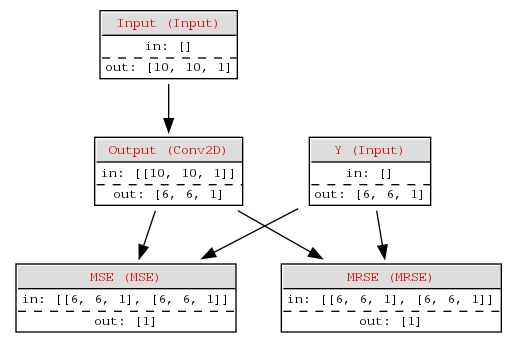

The Python source for this figure:
import sys
import os
import numpy as np
import matplotlib.pylab as plt

sys.path.append(os.path.dirname(__file__)+"../../../")
from scratchnetwork import Network
from scratchnetwork.layers import Input
from scratchnetwork.layers import Conv2D
from scratchnetwork.losses import MSE
from scratchnetwork.metrics import MRSE
from scratchnetwork.optimizers import SGD
from scipy import signal
from scipy import ndimage
from scipy import misc

UNIQUE = True

net = Network()
inputX = net.Node("Input", Input, [10, 10, 1])
inputY = net.Node("Y", Input, [6, 6, 1])

if UNIQUE:
	C = net.Node("Output", Conv2D, 1, (5, 5), (1, 1), 'valid')
else:
	B = net.Node("B", Conv2D, 1, (3, 3), (1, 1), 'valid')
	C = net.Node("Output", Conv2D, 1, (3, 3), (1, 1), 'valid')

L1 = net.Node("MSE", MSE)
M1 = net.Node("MRSE", MRSE)

if UNIQUE:
	inputX.addNext(C)
else:
	inputX.addNext(B)
	B.addNext(C)

L1.addPrev(C)
L1.addPrev(inputY)

M1.addPrev(C)
M1.addPrev(inputY)

net.compile(inputs=[inputX], outputs=[C], losses=[L1], metrics=[M1])
net.plot(os.path.basename(sys.argv[0]).split(".")[0]+".png")

# Llenamos
a = 2*(np.random.rand(1000, 10, 10, 1) - 0.5)
b = np.zeros(shape=(1000, 6, 6, 1))
batch_size = 20

w1 = np.array([[0, 1, 2, 3, 4],[0, 1, 2, 3, 4],[0, 1, 2, 3, 4],[0, 1, 2, 3, 4],[0, 1, 2, 3, 4]])
w2 = np.transpose(w1)
s, k = 1, 2
w3 = [np.exp(-z*z/(2*s*s))/np.sqrt(2*np.pi*s*s) for z in range(-k,k+1)]
w3 = np.outer(w3, w3)
for f in [w1, w2, w3]:
	batch_index = 0
	net.recompile()

	f *= 3
	ff = np.flipud(np.fliplr(f))
	for i in range(b.shape[0]):
		for d in range(a.shape[-1]):
			b[i,:,:,d] = 2 + signal.convolve2d(a[i,:,:,d], ff, 'valid')

	for i in range(10000):
		Xaux = a[batch_index:(batch_index + batch_size)]
		Yaux = b[batch_index:(batch_index + batch_size)]
		net.train_batch({'Input': Xaux}, {'Y': Yaux})

		batch_index += batch_size
		if batch_index >= a.shape[0]:
			batch_index = 0
		if i % 500 == 0:
			net.monitoring()
	out = net.predict({'Input': a})
	kernels = net.get_weights('Output').get('kernels')

	# plot
	plt.subplot(1,2,1)
	plt.imshow(kernels[0][0])
	plt.subplot(1,2,2)
	plt.imshow(f)
	plt.colorbar()
	plt.show()
	
	print(np.transpose(np.vstack((out['Output'].flatten(), b.flatten()))))
